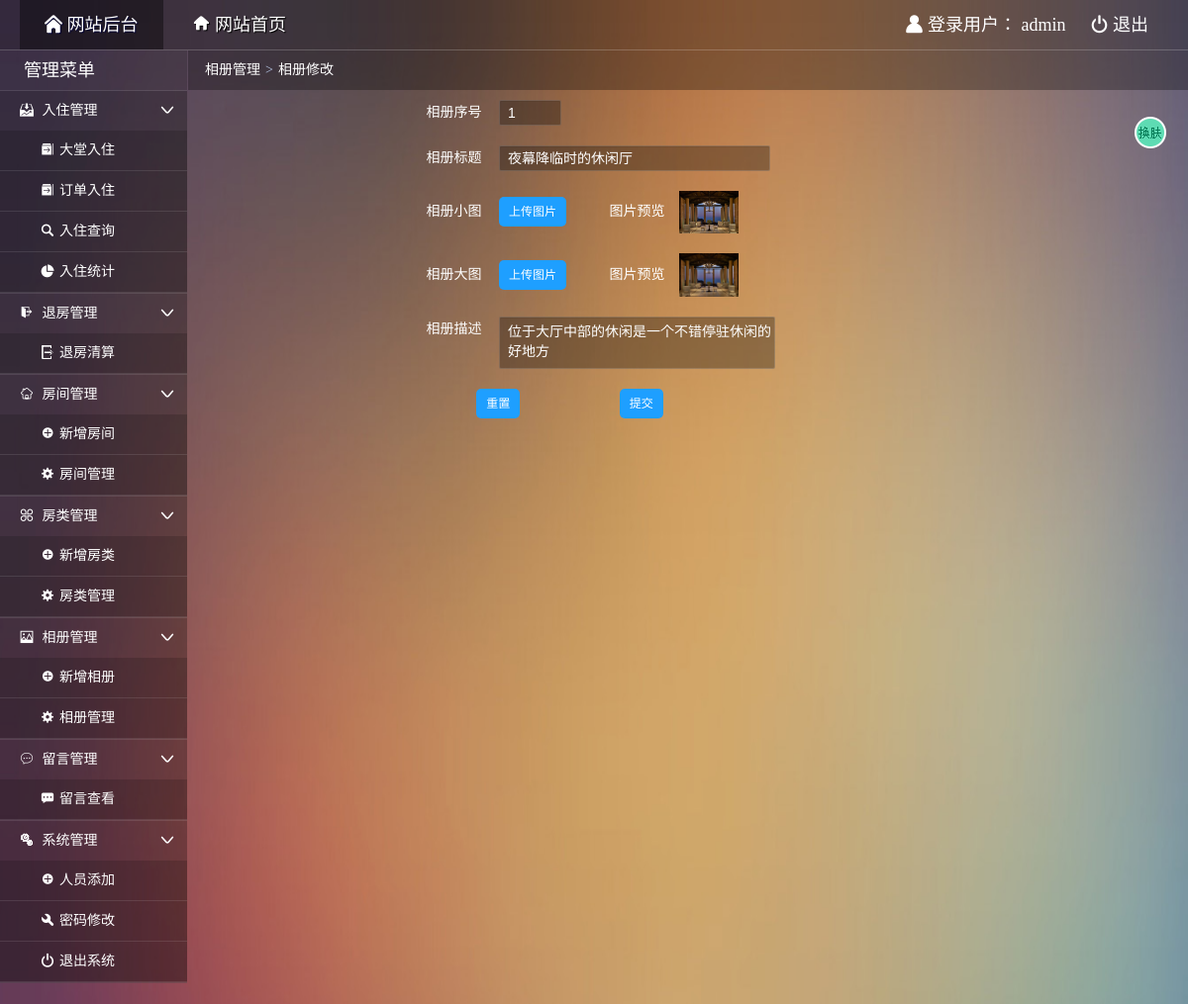
/admin/admin_photomod.php?pid=1 (signed in), run on the app's committed database.
### tables this page shows
CREATE TABLE IF NOT EXISTS `news` (
  `id` int(4) NOT NULL auto_increment COMMENT '序号',
  `title` varchar(30) NOT NULL COMMENT '图片标题',
  `spic` varchar(100) NOT NULL COMMENT '小图片',
  `bpic` varchar(100) NOT NULL COMMENT '大图片',
  `describes` varchar(240) NOT NULL COMMENT '描述',
  PRIMARY KEY  (`id`)
);

### admin/admin_photomod.php (the view, shortened to what this page needs)
<!doctype html>
<html>
<head>
  <link rel="stylesheet" type="text/css" href="css/common.css"/>
  <link rel="stylesheet" type="text/css" href="css/main.css"/>
</head>
<body>
  <div class="topbar-wrap white">
    <div class="topbar-inner clearfix">
      <div class="topbar-logo-wrap clearfix">
        <ul class="navbar-list clearfix">
          <li><a class="on" href="admin_index.php"><i class="icon-font">&#xe622;</i> 网站后台</a></li>
          <li><a href="../index.php" target="_blank"><i class="icon-font">&#xe681;</i> 网站首页</a></li>
        </ul>
      </div>
      <div class="top-info-wrap">
        <ul class="top-info-list clearfix">
          <li><i class="icon-font">&#xe607;</i> 登录用户：
            <?php
            if($_SESSION["aname"]){
              echo $_SESSION["aname"];
            }else{
              header("location:index.php");
              exit;
            }
            ?>
            </li>
          <li><a href="admin_logout.php"><i class="icon-font">&#xe638;</i> 退出</a></li>
        </ul>
      </div>
    </div>
  </div>
  <div class="container clearfix">
    <?php
      require("../dbconnect.php");
      $sql="select * from news where id='".$_GET["pid"]."'";
      $arr=mysqli_query($db_link,$sql);
      $rows=mysqli_fetch_row($arr);
    ?>
    <div class="main-wrap">
      <div class="crumb-wrap">
        <div class="crumb-list"><i class="icon-font"></i><a href="admin_photomgr.php">相册管理</a><span class="crumb-step">&gt;</span><span class="crumb-name">相册修改</span></div>
      </div>
      <div class="result-wrap">
        <form id="myform" name="myform" method="post" action="update.php?pid=<?php echo $rows[0] ?>" enctype="multipart/form-data">
        <ul class="order">
          <li>
            <label for="id">相册序号&emsp;</label>
            <input name="id" type="text"  value="<?php echo $rows[0] ?>" size="4" maxlength="10" />
          </li>
          <li>
            <label for="title">相册标题&emsp;</label>
            <input name="title" id='title' type="text" value="<?php echo $rows[1] ?>" size="30" maxlength="30" />
          </li>
          <li>
            <label for="">相册小图&emsp;</label>
            <label for="file" class='fjtp'>上传图片</label>
            图片预览&emsp;<img src='../images/<?php echo $rows[2] ?>' height="auto" width="60px" id='img'>
          </li>
          <li>
            <label for="">相册大图&emsp;</label>
            <label for="files" class='fjtp'>上传图片</label>
            图片预览&emsp;<img src='../images/<?php echo $rows[3] ?>' height="auto" width="60px" id='imgs'>
          </li>
          <li>
            <label for="describes">相册描述&emsp;</label>
            <textarea  placeholder="相册描述..." value='<?php echo $rows[4] ?>' id='describes' name="describes"><?php echo $rows[4] ?></textarea>
          </li>
          <li>
            <input type="reset" class="reset" name="submit2" id="button2" value="重置" />
            <input type="submit" name="submit" id="button" value="提交" />
          </li>
        </ul>
        </form>
      </div>
    </div>
  </div>
</body>
</html>

### admin/css/common.css (style rules this page uses)
html { height:100%; }
body { width:100%;font:14px/1.5 '微软雅黑';word-wrap:break-word;word-break:break-all;-webkit-text-size-adjust:none;background-color: #54364a;background-repeat: no-repeat;background-size:100% 200%;color:#fff; }
body,dl,dd,h1,h2,h3,h4,h5,h6,p,form,ul,ol,blockquote { margin:0 }
img { border:0 none;vertical-align:middle }
input,select,textarea { font-size:14px;color:#333 }
input { vertical-align:middle;padding:2px;margin:0 }
select,input,button { font:14px/20px Verdana,Simsun,Helvetica,Arial,sans-serif; }
em,i,cite,blockquote { font-style:normal }
ul,ol,li { list-style:none outside;padding:0 }
h1,h2,h3,h4,h5,h6 { font-size:100% }
textarea { overflow-y:auto;padding:3px }
a { color:#fff;text-decoration:none;outline:0 }
.clearfix:after { content:".";display:block;height:0;clear:both;visibility:hidden; }
.clearfix { *height:1%; }
.white,.white a:link,.white a:visited { color:#fff; }
.icon-font { font-family:'iconfont'; speak:none; font-weight:400; font-style:normal; font-variant:normal; text-transform:none; line-height:1; -webkit-font-smoothing:antialiased; }
.topbar-wrap { height:50px;line-height:50px;background:rgba(0, 0, 0, 0.3);border-bottom: 1px solid rgba(255, 255, 255, 0.2); }
.topbar-logo-wrap { float:left; }
.topbar-inner { font-size:18px;padding:0 20px; }
.navbar-list { float:left; }
.top-info-wrap { float:right; }
.navbar-list li { float:left; }
.navbar-list li a { float:left;margin-right:5px;padding:0 25px;text-shadow:1px 1px 1px #000; }
.navbar-list li a.on { color:#fff;text-shadow:1px 1px 1px #003;background:rgba(0,0,0,0.4); }
.top-info-list li { float:left; }
.top-info-list li a { float:left;margin-left:5px;padding:0 20px;display:inline;zoom:1; }
textarea,input[type="file"],input[type="text"],input[type="password"],input[type="datetime"],input[type="datetime-local"],input[type="date"],input[type="month"],input[type="time"],input[type="week"],input[type="number"],input[type="email"],input[type="url"],input[type="search"],input[type="tel"],input[type="color"],.uneditable-input { padding-left:8px;color:#fff;background-color:rgba(0, 0, 0, 0.3);border-radius: 2px;border:1px solid rgba(255,255,255,.15);-webkit-box-shadow:inset 0 1px 1px rgba(0,0,0,0.075);-moz-box-shadow:inset 0 1px 1px rgba(0,0,0,0.075);box-shadow:inset 0 1px 1px rgba(0,0,0,0.075);-webkit-transition:border linear 0.2s,box-shadow linear 0.2s;-moz-transition:border linear 0.2s,box-shadow linear 0.2s;-o-transition:border linear 0.2s,box-shadow linear 0.2s;transition:border linear 0.2s,box-shadow linear 0.2s; }
textarea { resize: none;vertical-align: top;width: 266px;height:45px;vertical-align:top; }

### admin/css/main.css (style rules this page uses)
.sidebar-wrap { float: left;width: 189px;background: rgba(0, 0, 0, 0.20); }
.main-wrap { margin-left: 190px;min-height:100%; }
.sidebar-title { border-bottom: 1px solid rgba(255, 255, 255, 0.1);height: 40px;line-height: 40px;text-indent:1em;font-size: 24px;text-align: left; }
.sidebar-title h1 { font-weight: normal;font-size:18px; }
.sidebar-list li { background-color: rgba(0, 0, 0, 0.1);border-bottom: 1px solid rgba(255, 255, 255, 0.1); }
.sidebar-list li .icon-font { margin-right: 5px;color: #fff;font-size: 14px; }
.sidebar-list li a { padding: 0 15px 0 20px;display: block;color:#fff;height: 40px;line-height: 40px;position: relative; }
.sub-menu { background:rgba(0, 0, 0, 0.15); }
.sub-menu li { padding-left: 21px;background-color: rgba(0, 0, 0, 0.01);border-bottom: 1px solid rgba(255, 255, 255, 0.1); }
.sub-menu .icon-font { font-size: 11px; }
.crumb-wrap { height: 40px;line-height: 39px;background: rgba(0,0,0,0.3); }
.crumb-list { padding-left: 12px; }
.crumb-step { margin: 0 5px;color: #b2c2e0;font-family: serif; }
.result-wrap { padding:0 19px; }
.order>li { padding: 10px 0; }
.order>li>label { vertical-align: middle; display: inline-block; width: 30%; text-align: right; height: 26px; line-height: 26px; }
.order>li>.fjtp { text-align: left; width: auto; }
input[type="submit"],input[type="reset"],.order>li>.fjtp,.tf { background-color: #1E9FFF; display: inline-block; text-align: center; height: 30px; line-height: 30px; padding: 0 10px 0; border-radius: 5px; font-size: 12px; border: none; color: #fff; cursor: pointer; }
.reset { margin-left: 28%; margin-right: 10%; }
.icon { position: absolute; right: 8px; top: 12px; }
.set-btn { width: 32px;height: 32px;cursor: pointer;position: fixed;right: 22px;top: 118px;overflow: hidden;background-image: url(../img/s1.png);animation:setbtn 4s linear 0s infinite; }

### data on the page
news: id "1", title "夜幕降临时的休闲厅", spic (picture), bpic (picture), describes "位于大厅中部的休闲是一个不错停驻休闲的好地方"

### other printed values
$_SESSION["aname"] "admin"
